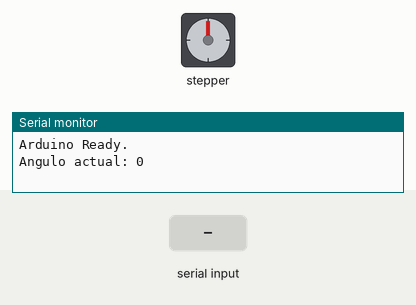
The sketch below on a simulated Arduino Mega 2560, built with avr-gcc and run on an emulated ATmega2560. Shown: stepper motor, the last lines printed to the serial monitor. Wiring (inferred from the names in the program): stepper motor (2048 steps per turn assumed): coils pin 2, pin 3, pin 4, pin 5. The test bench sets the inputs (shaded band).

Above: at 1.2 s.
1.3 s: "90,45\n" received over Serial
At 2.36 s:
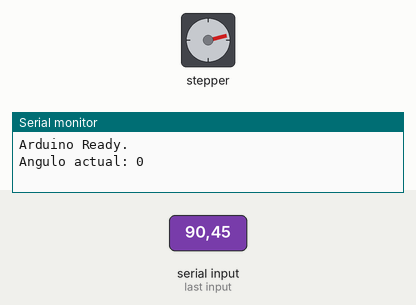
At 3.7 s:
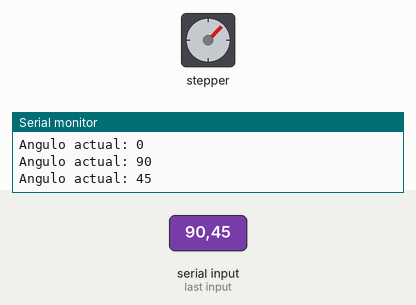
4.3 s: "30,150\n" received over Serial
At 7.0 s:
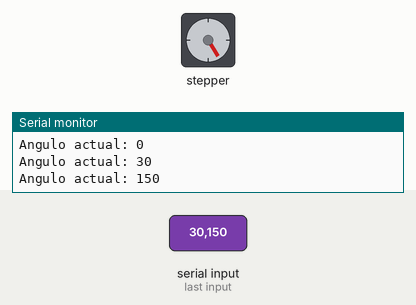
Timing chart, 0 to 10.5 s (numbered marks = the images above; inputs shaded):
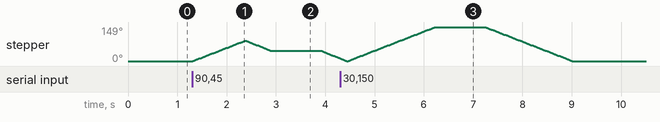

The sketch:

motor_paso_base_rotativa.ino.ino
```cpp
// La secuencia de pulsos que hay que dar a cada bobina del paso a paso para que gire el eje.
int Paso[8][4] =
   {  {1, 0, 0, 0},
      {1, 1, 0, 0},
      {0, 1, 0, 0},
      {0, 1, 1, 0},
      {0, 0, 1, 0},
      {0, 0, 1, 1},
      {0, 0, 0, 1},
      {1, 0, 0, 1}
   };

// Definimos los pines del paso a paso. Hay que cambiarlo en funcion de los disponibles del Ard.Mega
#define IN1  2
#define IN2  3
#define IN3  4
#define IN4  5

int steps_left=4095; // Variable que contiene el numero de pasos quedan por dar.
boolean Direction = true; // Variable que indica la direccion, es decir, si la secuencia de pulsos va en un sentido o el otro.
int Steps = 0; // Define el paso actual de la secuencia.
int currentAngle = 0; // Indica el angulo actual del motor.
int angulo = 0; // Variable que contiene el angulo al que se quiere llegar.

void setup()
{
  // Definimos el modo de los pines.
  pinMode(IN1, OUTPUT);
  pinMode(IN2, OUTPUT);
  pinMode(IN3, OUTPUT);
  pinMode(IN4, OUTPUT);
  Serial.begin(9600); // Configuramos el puerto serie a 9600 baudios.
  Serial.println("Arduino Ready."); //Indicamos por el puerto serie que el arduino esta listo para operar. (Util para controlar con python por puerto serie)
}

void loop()
{
  if(Serial.available()){ // Si hay datos a leer en el puerto serie.
    angulo=Serial.parseInt(); // Leemos el numero
  }
  if(angulo>=0 && angulo < 360){ // Si ese numero esta contenido en el rango permitido .
    rotaBase(angulo); // Rotamos la base tantos grados como indica la variable angulo.
    angulo=-1; // Borramos el contendio de la variable.
  }
}

void rotaBase(int requestedAngle){
  // Comparamos el angulo actual con el pedido para averiguar en que direccion girar.
  if((currentAngle-requestedAngle)>0){
    Direction = 0;
  }
  if((currentAngle-requestedAngle)<0){
    Direction = 1;
  }

  steps_left=abs(currentAngle-requestedAngle)/0.08789; // Calculamos el numero de pasos que tiene que dar para llegar a ese angulo.
  while(steps_left>0) // Si ya no quedan mas pasos para dar salimos del bucle.
  {
    stepper() ;     // Avanza un paso
    steps_left-- ;  // Un paso menos que tenemos que dar
    delay (1) ; // Esperamos 1 ms para que le de tiempo al motor avanzar un paso.
  }
  currentAngle=requestedAngle; // Una vez llegado al angulo que se nos pidio actualizamos la variable de angulo actual.
  Serial.print("Angulo actual: "); // Indicamos por puerto serie que ya hemos llegado a ese angulo.
  Serial.println(currentAngle);
}

void stepper() // Secuencia para avanzar un paso
{
  digitalWrite( IN1, Paso[Steps][0] );
  digitalWrite( IN2, Paso[Steps][1] );
  digitalWrite( IN3, Paso[Steps][2] );
  digitalWrite( IN4, Paso[Steps][3] );
  SetDirection(); // Segun la direccion el siguente paso tendra un conjunto de pulsos u otros.
}

void SetDirection()
{
  if(Direction){ // Si va en direccion horaria.
    Steps++;  // La seguencia avanza de forma incremental.
  }
  else{
    Steps--;  // En otro caso la secuencia avanza de forma decremental.
  }
  Steps = ( Steps + 8 ) % 8 ; // Si llega a 8 se resetea la variable a 0, es decir:
  /*
   *  Si steps = 0 -> (0 + 8) % 8 = 0.
   *  Si steps = 1 -> (1 + 8) % 8 = 1.
   *  Si steps = 2 -> (2 + 8) % 8 = 2.
   *              .
   *              .
   *  Si steps = 7 -> (7 + 8) % 8 = 7.
   *  Si steps = 8 -> (8 + 8) % 8 = 0.  <- Como la division es exacta el resto vale 0 (16/8 = 2 con resto = 0)
    */
}
```

Measured:
- after the input at 1.3 s, stepper: turns 89° clockwise in 1.0 s, then 44° counter-clockwise in 0.51 s, then 33° counter-clockwise in 0.38 s
